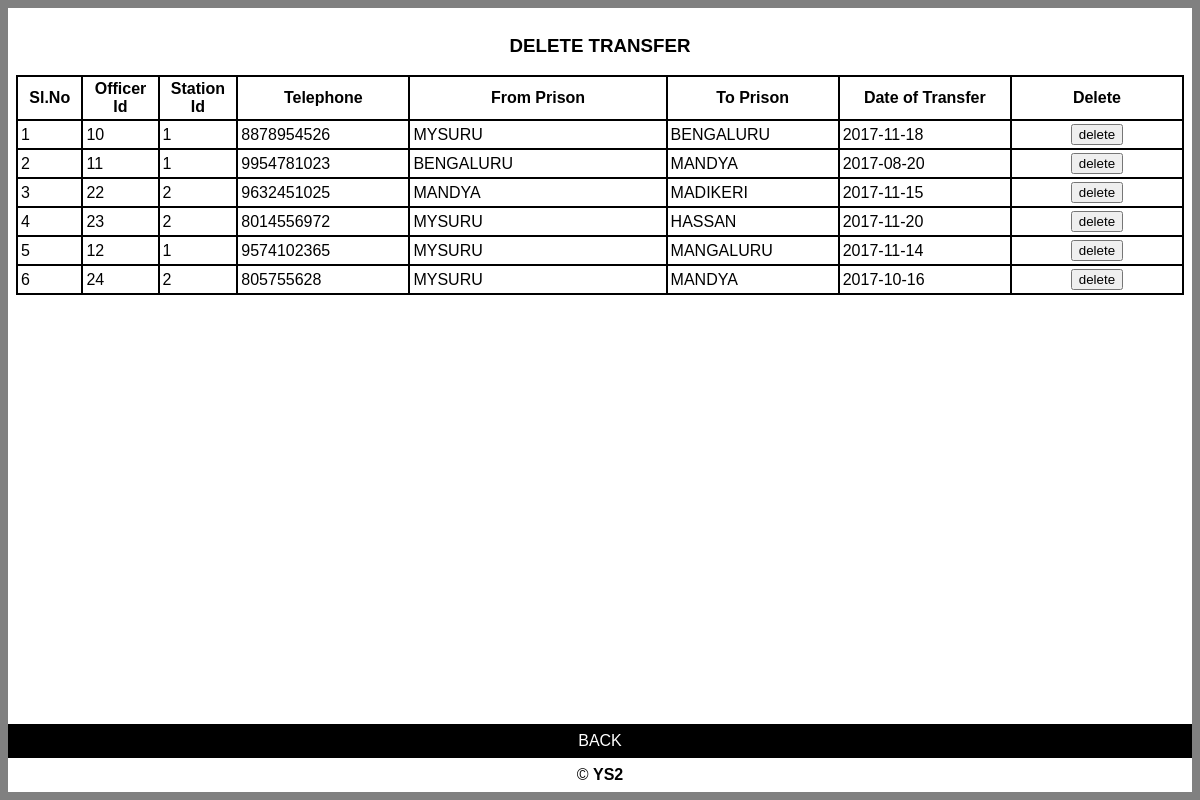
Page /deltransfer.php on the committed database.
### tables this page shows
CREATE TABLE `officer` (
  `Officer_Id` varchar(20) NOT NULL,
  `Station_Id` int(20) NOT NULL,
  `Telephone` bigint(50) NOT NULL,
  `From_Prison` varchar(20) NOT NULL,
  `To_Prison` varchar(20) NOT NULL,
  `Dateoftransfer` date NOT NULL
);

### deltransfer.php (the view, shortened to what this page needs)
<html>
<head>
  <link rel="stylesheet" media="screen" href="login.css" >
</head>
<body>
	<table align='center' border='0' bgcolor='black' width='100%' height='100%' cellpadding='8' cellspacing='0' height='200'>
          <tr>
            <td colspan="3" bgcolor='white' valign='top'>
<?php
$conn=mysqli_connect("localhost", "root","") or die(mysqli_error());
mysqli_select_db($conn,"prison");
$result=mysqli_query($conn,"select * from officer   ");
?>
<?php
print "<table width='100%' border='0' cellpadding='3' cellspacing='2' bgcolor='black'>
<caption><b><h3>DELETE TRANSFER</h3></b></caption>
<tr bgcolor='white'>
<th width='3%'>Sl.No</th>
<th width='3%'>Officer Id</th>
<th width='3%'>Station Id</th>
<th width='10%'>Telephone</th>
<th width='15%'>From Prison</th>
<th width='10%'>To Prison</th>
<th width='10%'>Date of Transfer</th>
<th width='10%'>Delete</th>
</tr>";
$i=1;
while($row=mysqli_fetch_array($result)){
print "<form method=POST>";
print"<tr bgcolor='white'>
<td>$i<input type=\"hidden\" name=\"Dateoftransfer\" value=\"$row[Dateoftransfer]\"></td>
<td>$row[Officer_Id]</td>
<td>$row[Station_Id]</td>
<td>$row[Telephone]</td>
<td>$row[From_Prison]</td>
<td>$row[To_Prison]</td>
<td>$row[Dateoftransfer]</td>
<td align='center'><input type=submit name=delete value=delete></td>
</tr>";
print "</form>";
$i++;
}
print"</table>";
?>
<br/>
			</td>
          </tr>
          <tr>
		  <td align="center" height='4%'>
			<a href="viewofficer.php" target="_parent">BACK<b></b></a>
          </tr>
           <tr>
            <td colspan='3' align='center' bgcolor='white' height='1'>
					&copy; <strong>
                YS2</strong></td>
          </tr>
	</table>
</body>
</head>
</html>

### login.css (style rules this page uses)
body { font: 14px/21px "Lucida Sans", "Lucida Grande", "Lucida Sans Unicode", sans-serif;background:gray; }
a { color:#fff; text-decoration:none; }

### rows in the picture
officer: Officer_Id "10", Station_Id "1", Telephone "8878954526", From_Prison "MYSURU", To_Prison "BENGALURU", Dateoftransfer "2017-11-18"
officer: Officer_Id "11", Station_Id "1", Telephone "9954781023", From_Prison "BENGALURU", To_Prison "MANDYA", Dateoftransfer "2017-08-20"
officer: Officer_Id "22", Station_Id "2", Telephone "9632451025", From_Prison "MANDYA", To_Prison "MADIKERI", Dateoftransfer "2017-11-15"
officer: Officer_Id "23", Station_Id "2", Telephone "8014556972", From_Prison "MYSURU", To_Prison "HASSAN", Dateoftransfer "2017-11-20"
officer: Officer_Id "12", Station_Id "1", Telephone "9574102365", From_Prison "MYSURU", To_Prison "MANGALURU", Dateoftransfer "2017-11-14"
officer: Officer_Id "24", Station_Id "2", Telephone "805755628", From_Prison "MYSURU", To_Prison "MANDYA", Dateoftransfer "2017-10-16"
